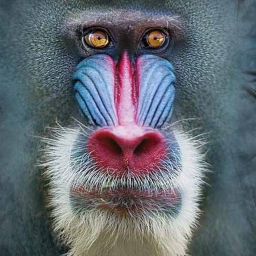
#> input picture images/Baboon.png, 256 x 256 px, given in place of Lenna.png, which was not available
$ jupyter execute 1_flippity_floppy.ipynb   (text cells are left out)
#> lines starting #> are read from the running program, lines starting #| are printed output that depends on the picture; pictures that were not available may be replaced by others from this repository, and a replacement may not be noted
[cell 1]
#Imports

import cv2
import numpy as np
import matplotlib.pyplot as plt

[cell 2]
def plt_format(image: any) -> any:
    """Function that uses the cvtcolor function from openCV to map the openCV-decoded image (B,G,R) into a regular (R,G,B) format by re-ordering the pixel channels"""
    return cv2.cvtColor(image, cv2.COLOR_BGR2RGB)

[cell 3]
image = cv2.imread('./in/Lenna.png')
#> image is the input picture: shape (256, 256, 3); mean B, G, R 115.7, 107.4, 101.2
plt.imshow(plt_format(image))

[cell 4]
y,x,z = image.shape
#> y = 256; x = 256; z = 3
print(f"Image is {x}*{y} pixels, pixels have {z} channels")
#| Image is 256*256 pixels, pixels have 3 channels

[cell 5]
#Reverse every horiz pixel using python slices (Start:end:step). Equivalent to a for loop on the dimension.
imgHorizFlip = image[:, ::-1]
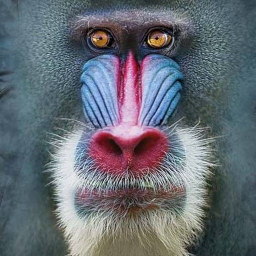
#> imgHorizFlip: shape (256, 256, 3); mean B, G, R 115.7, 107.4, 101.2
plt.imshow(plt_format(imgHorizFlip))

[cell 6]
imgVerticalFlip = image[::-1, :]
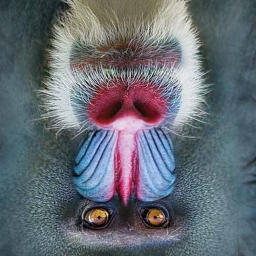
#> imgVerticalFlip: shape (256, 256, 3); mean B, G, R 115.7, 107.4, 101.2
plt.imshow(plt_format(imgVerticalFlip))

[cell 7]
imgBothFlip = image[::-1, ::-1]
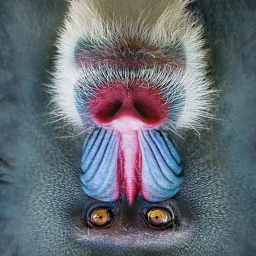
#> imgBothFlip: shape (256, 256, 3); mean B, G, R 115.7, 107.4, 101.2
plt.imshow(plt_format(imgBothFlip))

[cell 8]
#Blank canvas
imgBothFlipLoop = np.zeros(image.shape, np.uint8)

#Fill it during double loop
for i in range(x):
    for j in range(y):
        imgBothFlipLoop[i, j] = image[x-1-i, y-1-j]

plt.imshow(plt_format(imgBothFlipLoop))

[cell 9]
if input("Type anything to save images, ignore to skip"):
#> the answer given: out.png

$ run again, on images/Cervin.png
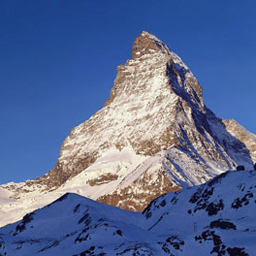
#> input picture images/Cervin.png, 256 x 256 px, given in place of Lenna.png, which was not available
#> image is the input picture: shape (256, 256, 3); mean B, G, R 148.2, 106.5, 89.6
#| Image is 256*256 pixels, pixels have 3 channels
#> `imgVerticalFlip = image[::-1, :]`:
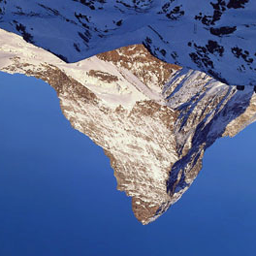
#> imgVerticalFlip: shape (256, 256, 3); mean B, G, R 148.2, 106.5, 89.6
#> `imgBothFlip = image[::-1, ::-1]`:
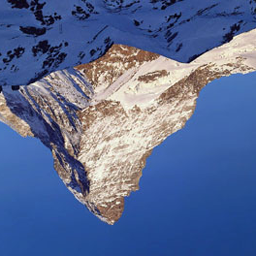
#> imgBothFlip: shape (256, 256, 3); mean B, G, R 148.2, 106.5, 89.6
